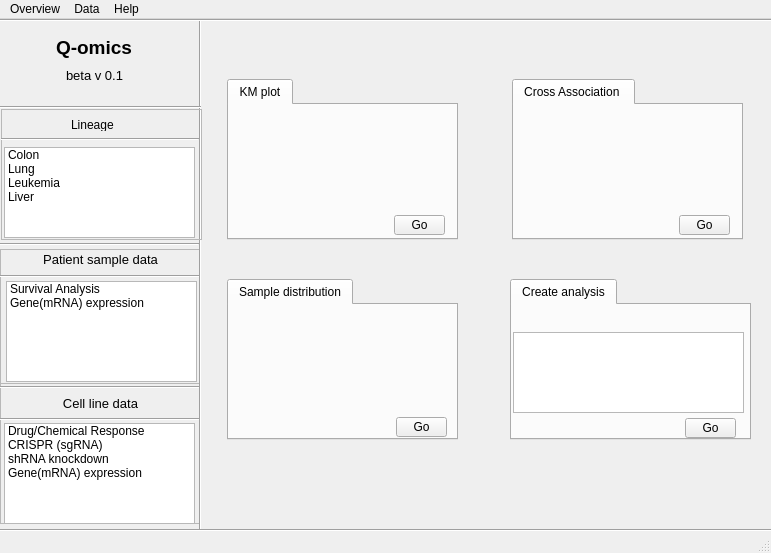
<?xml version="1.0" encoding="UTF-8"?>
<ui version="4.0">
 <class>MainWindow</class>
 <widget class="QMainWindow" name="MainWindow">
  <property name="geometry">
   <rect>
    <x>0</x>
    <y>0</y>
    <width>771</width>
    <height>553</height>
   </rect>
  </property>
  <property name="windowTitle">
   <string>Qomics</string>
  </property>
  <property name="windowIcon">
   <iconset>
    <normaloff>image/Qomics_icon.png</normaloff>image/Qomics_icon.png</iconset>
  </property>
  <property name="autoFillBackground">
   <bool>true</bool>
  </property>
  <widget class="QWidget" name="centralwidget">
   <widget class="QFrame" name="frame">
    <property name="geometry">
     <rect>
      <x>0</x>
      <y>230</y>
      <width>200</width>
      <height>141</height>
     </rect>
    </property>
    <property name="autoFillBackground">
     <bool>true</bool>
    </property>
    <property name="frameShape">
     <enum>QFrame::StyledPanel</enum>
    </property>
    <property name="frameShadow">
     <enum>QFrame::Raised</enum>
    </property>
    <widget class="Line" name="line_3">
     <property name="geometry">
      <rect>
       <x>0</x>
       <y>19</y>
       <width>201</width>
       <height>16</height>
      </rect>
     </property>
     <property name="orientation">
      <enum>Qt::Horizontal</enum>
     </property>
    </widget>
    <widget class="QLabel" name="patient_label">
     <property name="geometry">
      <rect>
       <x>10</x>
       <y>0</y>
       <width>181</width>
       <height>21</height>
      </rect>
     </property>
     <property name="font">
      <font>
       <family>Arial</family>
       <pointsize>10</pointsize>
      </font>
     </property>
     <property name="text">
      <string>Patient sample data</string>
     </property>
     <property name="textFormat">
      <enum>Qt::PlainText</enum>
     </property>
     <property name="alignment">
      <set>Qt::AlignCenter</set>
     </property>
    </widget>
    <widget class="QListWidget" name="patient_list">
     <property name="geometry">
      <rect>
       <x>6</x>
       <y>32</y>
       <width>191</width>
       <height>101</height>
      </rect>
     </property>
     <property name="dragEnabled">
      <bool>true</bool>
     </property>
     <property name="dragDropMode">
      <enum>QAbstractItemView::DragOnly</enum>
     </property>
     <item>
      <property name="text">
       <string>Survival Analysis</string>
      </property>
      <property name="icon">
       <iconset>
        <normaloff>image/png/Survival.png</normaloff>image/png/Survival.png</iconset>
      </property>
     </item>
     <item>
      <property name="text">
       <string>Gene(mRNA) expression</string>
      </property>
      <property name="icon">
       <iconset>
        <normaloff>image/png/Gene (mRNA) expression.png</normaloff>image/png/Gene (mRNA) expression.png</iconset>
      </property>
     </item>
    </widget>
   </widget>
   <widget class="QFrame" name="frame_2">
    <property name="geometry">
     <rect>
      <x>0</x>
      <y>364</y>
      <width>201</width>
      <height>141</height>
     </rect>
    </property>
    <property name="autoFillBackground">
     <bool>true</bool>
    </property>
    <property name="frameShape">
     <enum>QFrame::StyledPanel</enum>
    </property>
    <property name="frameShadow">
     <enum>QFrame::Raised</enum>
    </property>
    <widget class="Line" name="line_4">
     <property name="geometry">
      <rect>
       <x>0</x>
       <y>28</y>
       <width>201</width>
       <height>16</height>
      </rect>
     </property>
     <property name="orientation">
      <enum>Qt::Horizontal</enum>
     </property>
    </widget>
    <widget class="Line" name="line">
     <property name="geometry">
      <rect>
       <x>0</x>
       <y>-11</y>
       <width>201</width>
       <height>31</height>
      </rect>
     </property>
     <property name="orientation">
      <enum>Qt::Horizontal</enum>
     </property>
    </widget>
    <widget class="QLabel" name="cell_label">
     <property name="geometry">
      <rect>
       <x>10</x>
       <y>10</y>
       <width>181</width>
       <height>21</height>
      </rect>
     </property>
     <property name="font">
      <font>
       <family>Arial</family>
       <pointsize>10</pointsize>
      </font>
     </property>
     <property name="text">
      <string>Cell line data</string>
     </property>
     <property name="textFormat">
      <enum>Qt::PlainText</enum>
     </property>
     <property name="alignment">
      <set>Qt::AlignCenter</set>
     </property>
    </widget>
    <widget class="QListWidget" name="cell_list">
     <property name="geometry">
      <rect>
       <x>4</x>
       <y>40</y>
       <width>191</width>
       <height>101</height>
      </rect>
     </property>
     <property name="dragEnabled">
      <bool>true</bool>
     </property>
     <property name="dragDropMode">
      <enum>QAbstractItemView::DragOnly</enum>
     </property>
     <item>
      <property name="text">
       <string>Drug/Chemical Response</string>
      </property>
      <property name="icon">
       <iconset>
        <normaloff>image/png/Drug&amp;Chemicals.png</normaloff>image/png/Drug&amp;Chemicals.png</iconset>
      </property>
     </item>
     <item>
      <property name="text">
       <string>CRISPR (sgRNA)</string>
      </property>
      <property name="icon">
       <iconset>
        <normaloff>image/png/CRISPR (sgRNA).png</normaloff>image/png/CRISPR (sgRNA).png</iconset>
      </property>
     </item>
     <item>
      <property name="text">
       <string>shRNA knockdown</string>
      </property>
      <property name="icon">
       <iconset>
        <normaloff>image/png/shRNA knockdown.png</normaloff>image/png/shRNA knockdown.png</iconset>
      </property>
     </item>
     <item>
      <property name="text">
       <string>Gene(mRNA) expression</string>
      </property>
      <property name="icon">
       <iconset>
        <normaloff>image/png/Gene(mRNA) expression.png</normaloff>image/png/Gene(mRNA) expression.png</iconset>
      </property>
     </item>
    </widget>
   </widget>
   <widget class="Line" name="line_2">
    <property name="geometry">
     <rect>
      <x>190</x>
      <y>-20</y>
      <width>20</width>
      <height>571</height>
     </rect>
    </property>
    <property name="orientation">
     <enum>Qt::Vertical</enum>
    </property>
   </widget>
   <widget class="Line" name="line_5">
    <property name="geometry">
     <rect>
      <x>-2</x>
      <y>215</y>
      <width>201</width>
      <height>20</height>
     </rect>
    </property>
    <property name="orientation">
     <enum>Qt::Horizontal</enum>
    </property>
   </widget>
   <widget class="Line" name="line_6">
    <property name="geometry">
     <rect>
      <x>-2</x>
      <y>-9</y>
      <width>801</width>
      <height>20</height>
     </rect>
    </property>
    <property name="orientation">
     <enum>Qt::Horizontal</enum>
    </property>
   </widget>
   <widget class="Line" name="line_8">
    <property name="geometry">
     <rect>
      <x>0</x>
      <y>503</y>
      <width>801</width>
      <height>16</height>
     </rect>
    </property>
    <property name="orientation">
     <enum>Qt::Horizontal</enum>
    </property>
   </widget>
   <widget class="QFrame" name="frame_3">
    <property name="geometry">
     <rect>
      <x>1</x>
      <y>90</y>
      <width>201</width>
      <height>131</height>
     </rect>
    </property>
    <property name="frameShape">
     <enum>QFrame::StyledPanel</enum>
    </property>
    <property name="frameShadow">
     <enum>QFrame::Raised</enum>
    </property>
    <widget class="QLabel" name="label">
     <property name="geometry">
      <rect>
       <x>70</x>
       <y>10</y>
       <width>56</width>
       <height>12</height>
      </rect>
     </property>
     <property name="text">
      <string>Lineage</string>
     </property>
    </widget>
    <widget class="Line" name="line_7">
     <property name="geometry">
      <rect>
       <x>-3</x>
       <y>20</y>
       <width>201</width>
       <height>20</height>
      </rect>
     </property>
     <property name="orientation">
      <enum>Qt::Horizontal</enum>
     </property>
    </widget>
    <widget class="QListWidget" name="listWidget">
     <property name="geometry">
      <rect>
       <x>3</x>
       <y>38</y>
       <width>191</width>
       <height>91</height>
      </rect>
     </property>
     <property name="dragEnabled">
      <bool>true</bool>
     </property>
     <property name="dragDropMode">
      <enum>QAbstractItemView::DragOnly</enum>
     </property>
     <item>
      <property name="text">
       <string>Colon</string>
      </property>
      <property name="icon">
       <iconset>
        <normaloff>image/png/Colon.png</normaloff>image/png/Colon.png</iconset>
      </property>
     </item>
     <item>
      <property name="text">
       <string>Lung</string>
      </property>
      <property name="icon">
       <iconset>
        <normaloff>image/png/Lung.png</normaloff>image/png/Lung.png</iconset>
      </property>
     </item>
     <item>
      <property name="text">
       <string>Leukemia</string>
      </property>
      <property name="icon">
       <iconset>
        <normaloff>image/png/Leukemia.png</normaloff>image/png/Leukemia.png</iconset>
      </property>
     </item>
     <item>
      <property name="text">
       <string>Liver</string>
      </property>
      <property name="icon">
       <iconset>
        <normaloff>image/png/Liver.png</normaloff>image/png/Liver.png</iconset>
      </property>
     </item>
    </widget>
   </widget>
   <widget class="QTabWidget" name="tabWidget_4">
    <property name="geometry">
     <rect>
      <x>227</x>
      <y>60</y>
      <width>231</width>
      <height>161</height>
     </rect>
    </property>
    <property name="cursor">
     <cursorShape>ArrowCursor</cursorShape>
    </property>
    <property name="layoutDirection">
     <enum>Qt::LeftToRight</enum>
    </property>
    <widget class="QWidget" name="" native="true">
     <attribute name="title">
      <string>KM plot</string>
     </attribute>
     <widget class="QLabel" name="label_4">
      <property name="geometry">
       <rect>
        <x>5</x>
        <y>40</y>
        <width>111</width>
        <height>51</height>
       </rect>
      </property>
      <property name="text">
       <string/>
      </property>
      <property name="pixmap">
       <pixmap>image/png/Survival.png</pixmap>
      </property>
     </widget>
     <widget class="QLabel" name="label_5">
      <property name="geometry">
       <rect>
        <x>114</x>
        <y>32</y>
        <width>111</width>
        <height>71</height>
       </rect>
      </property>
      <property name="text">
       <string/>
      </property>
      <property name="pixmap">
       <pixmap>image/png/Gene(mRNA) expression.png</pixmap>
      </property>
     </widget>
     <widget class="QToolButton" name="kmplot_btn">
      <property name="geometry">
       <rect>
        <x>165</x>
        <y>110</y>
        <width>51</width>
        <height>20</height>
       </rect>
      </property>
      <property name="text">
       <string>Go</string>
      </property>
     </widget>
    </widget>
   </widget>
   <widget class="QTabWidget" name="tabWidget_5">
    <property name="geometry">
     <rect>
      <x>512</x>
      <y>60</y>
      <width>231</width>
      <height>161</height>
     </rect>
    </property>
    <widget class="QWidget" name="tabWidget_5Page1" native="true">
     <attribute name="title">
      <string>Cross Association </string>
     </attribute>
     <widget class="QLabel" name="label_6">
      <property name="geometry">
       <rect>
        <x>6</x>
        <y>40</y>
        <width>111</width>
        <height>51</height>
       </rect>
      </property>
      <property name="text">
       <string/>
      </property>
      <property name="pixmap">
       <pixmap>image/png/Gene (mRNA) expression.png</pixmap>
      </property>
     </widget>
     <widget class="QLabel" name="label_7">
      <property name="geometry">
       <rect>
        <x>113</x>
        <y>41</y>
        <width>111</width>
        <height>51</height>
       </rect>
      </property>
      <property name="text">
       <string/>
      </property>
      <property name="pixmap">
       <pixmap>image/png/CRISPR (sgRNA).png</pixmap>
      </property>
     </widget>
     <widget class="QToolButton" name="cross_btn">
      <property name="geometry">
       <rect>
        <x>165</x>
        <y>110</y>
        <width>51</width>
        <height>20</height>
       </rect>
      </property>
      <property name="text">
       <string>Go</string>
      </property>
     </widget>
    </widget>
   </widget>
   <widget class="QTabWidget" name="tabWidget_6">
    <property name="geometry">
     <rect>
      <x>227</x>
      <y>260</y>
      <width>231</width>
      <height>161</height>
     </rect>
    </property>
    <widget class="QWidget" name="tabWidget_6Page1" native="true">
     <attribute name="title">
      <string>Sample distribution</string>
     </attribute>
     <widget class="QLabel" name="label_8">
      <property name="geometry">
       <rect>
        <x>8</x>
        <y>40</y>
        <width>111</width>
        <height>51</height>
       </rect>
      </property>
      <property name="text">
       <string/>
      </property>
      <property name="pixmap">
       <pixmap>image/png/Gene (mRNA) expression.png</pixmap>
      </property>
     </widget>
     <widget class="QLabel" name="label_9">
      <property name="geometry">
       <rect>
        <x>116</x>
        <y>40</y>
        <width>111</width>
        <height>51</height>
       </rect>
      </property>
      <property name="text">
       <string/>
      </property>
      <property name="pixmap">
       <pixmap>image/png/Drug&amp;Chemicals.png</pixmap>
      </property>
     </widget>
     <widget class="QToolButton" name="sample_btn">
      <property name="geometry">
       <rect>
        <x>167</x>
        <y>112</y>
        <width>51</width>
        <height>20</height>
       </rect>
      </property>
      <property name="text">
       <string>Go</string>
      </property>
     </widget>
    </widget>
   </widget>
   <widget class="QTabWidget" name="tabWidget_7">
    <property name="geometry">
     <rect>
      <x>510</x>
      <y>260</y>
      <width>241</width>
      <height>161</height>
     </rect>
    </property>
    <widget class="QWidget" name="tabWidget_7Page1" native="true">
     <attribute name="title">
      <string>Create analysis</string>
     </attribute>
     <widget class="QListWidget" name="listWidget_2">
      <property name="geometry">
       <rect>
        <x>1</x>
        <y>27</y>
        <width>231</width>
        <height>81</height>
       </rect>
      </property>
      <property name="font">
       <font>
        <family>Arial</family>
       </font>
      </property>
      <property name="contextMenuPolicy">
       <enum>Qt::DefaultContextMenu</enum>
      </property>
      <property name="autoFillBackground">
       <bool>false</bool>
      </property>
      <property name="dragEnabled">
       <bool>true</bool>
      </property>
      <property name="dragDropMode">
       <enum>QAbstractItemView::DragDrop</enum>
      </property>
      <property name="selectionMode">
       <enum>QAbstractItemView::MultiSelection</enum>
      </property>
      <property name="iconSize">
       <size>
        <width>120</width>
        <height>60</height>
       </size>
      </property>
      <property name="textElideMode">
       <enum>Qt::ElideNone</enum>
      </property>
      <property name="verticalScrollMode">
       <enum>QAbstractItemView::ScrollPerItem</enum>
      </property>
      <property name="viewMode">
       <enum>QListView::IconMode</enum>
      </property>
      <property name="itemAlignment">
       <set>Qt::AlignCenter</set>
      </property>
     </widget>
     <widget class="QToolButton" name="create_btn">
      <property name="geometry">
       <rect>
        <x>173</x>
        <y>113</y>
        <width>51</width>
        <height>20</height>
       </rect>
      </property>
      <property name="text">
       <string>Go</string>
      </property>
     </widget>
    </widget>
   </widget>
   <widget class="Line" name="line_9">
    <property name="geometry">
     <rect>
      <x>0</x>
      <y>80</y>
      <width>201</width>
      <height>16</height>
     </rect>
    </property>
    <property name="orientation">
     <enum>Qt::Horizontal</enum>
    </property>
   </widget>
   <widget class="QLabel" name="label_2">
    <property name="geometry">
     <rect>
      <x>56</x>
      <y>8</y>
      <width>121</width>
      <height>41</height>
     </rect>
    </property>
    <property name="font">
     <font>
      <family>Arial</family>
      <pointsize>14</pointsize>
      <weight>75</weight>
      <bold>true</bold>
     </font>
    </property>
    <property name="text">
     <string>Q-omics</string>
    </property>
   </widget>
   <widget class="QLabel" name="label_3">
    <property name="geometry">
     <rect>
      <x>66</x>
      <y>41</y>
      <width>121</width>
      <height>31</height>
     </rect>
    </property>
    <property name="font">
     <font>
      <family>Arial</family>
      <pointsize>10</pointsize>
     </font>
    </property>
    <property name="text">
     <string>beta v 0.1</string>
    </property>
   </widget>
  </widget>
  <widget class="QMenuBar" name="menubar">
   <property name="geometry">
    <rect>
     <x>0</x>
     <y>0</y>
     <width>771</width>
     <height>21</height>
    </rect>
   </property>
   <widget class="QMenu" name="menuFile">
    <property name="font">
     <font>
      <family>Arial</family>
     </font>
    </property>
    <property name="contextMenuPolicy">
     <enum>Qt::ActionsContextMenu</enum>
    </property>
    <property name="title">
     <string>Overview</string>
    </property>
   </widget>
   <widget class="QMenu" name="menuCreate">
    <property name="font">
     <font>
      <family>Arial</family>
     </font>
    </property>
    <property name="contextMenuPolicy">
     <enum>Qt::ActionsContextMenu</enum>
    </property>
    <property name="title">
     <string>Data</string>
    </property>
   </widget>
   <widget class="QMenu" name="menuHelp">
    <property name="font">
     <font>
      <family>Arial</family>
     </font>
    </property>
    <property name="cursor">
     <cursorShape>ArrowCursor</cursorShape>
    </property>
    <property name="contextMenuPolicy">
     <enum>Qt::ActionsContextMenu</enum>
    </property>
    <property name="layoutDirection">
     <enum>Qt::RightToLeft</enum>
    </property>
    <property name="autoFillBackground">
     <bool>true</bool>
    </property>
    <property name="title">
     <string>Help</string>
    </property>
   </widget>
   <addaction name="menuFile"/>
   <addaction name="menuCreate"/>
   <addaction name="menuHelp"/>
  </widget>
  <widget class="QStatusBar" name="statusbar"/>
  <action name="quit_action">
   <property name="checkable">
    <bool>false</bool>
   </property>
   <property name="checked">
    <bool>false</bool>
   </property>
   <property name="text">
    <string>Quit</string>
   </property>
   <property name="whatsThis">
    <string>quit function of menubar</string>
   </property>
   <property name="font">
    <font>
     <family>Arial</family>
    </font>
   </property>
   <property name="menuRole">
    <enum>QAction::QuitRole</enum>
   </property>
   <property name="iconVisibleInMenu">
    <bool>false</bool>
   </property>
  </action>
 </widget>
 <resources/>
 <connections/>
</ui>
